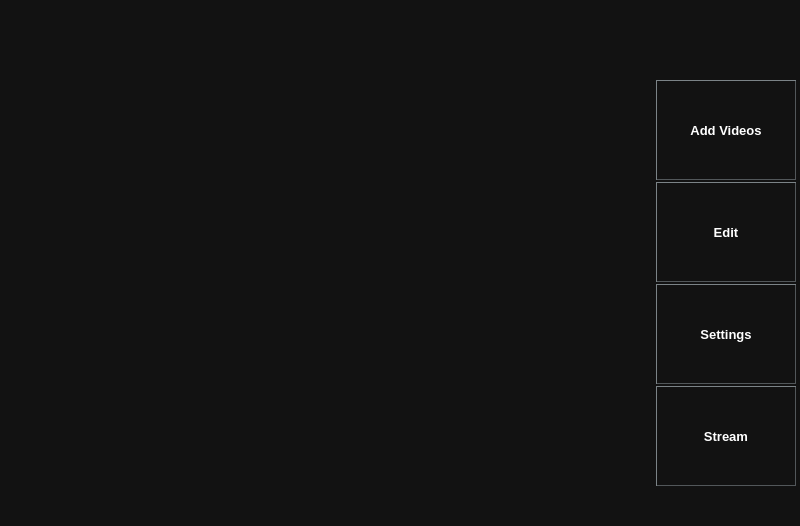
  <widget class="QWidget" name="centralwidget">
   <property name="minimumSize">
    <size>
     <width>800</width>
     <height>0</height>
    </size>
   </property>
   <property name="autoFillBackground">
    <bool>false</bool>
   </property>
   <property name="styleSheet">
    <string notr="true">QWidget {
	background-color:rgb(18, 18, 18);
	border-color: white;
}</string>
   </property>
   <layout class="QHBoxLayout" name="horizontalLayout">
    <property name="spacing">
     <number>4</number>
    </property>
    <property name="leftMargin">
     <number>4</number>
    </property>
    <property name="topMargin">
     <number>0</number>
    </property>
    <property name="rightMargin">
     <number>4</number>
    </property>
    <property name="bottomMargin">
     <number>0</number>
    </property>
    <item>
     <layout class="QVBoxLayout" name="verticalLayout">
      <item>
       <spacer name="horizontalSpacer">
        <property name="orientation">
         <enum>Qt::Horizontal</enum>
        </property>
        <property name="sizeType">
         <enum>QSizePolicy::Expanding</enum>
        </property>
        <property name="sizeHint" stdset="0">
         <size>
          <width>40</width>
          <height>20</height>
         </size>
        </property>
       </spacer>
      </item>
     </layout>
    </item>
    <item>
     <layout class="QVBoxLayout" name="verticalLayout_2">
      <property name="spacing">
       <number>0</number>
      </property>
      <property name="sizeConstraint">
       <enum>QLayout::SetNoConstraint</enum>
      </property>
      <property name="leftMargin">
       <number>0</number>
      </property>
      <property name="topMargin">
       <number>0</number>
      </property>
      <property name="rightMargin">
       <number>0</number>
      </property>
      <property name="bottomMargin">
       <number>0</number>
      </property>
      <item>
       <widget class="QLabel" name="label">
        <property name="minimumSize">
         <size>
          <width>120</width>
          <height>80</height>
         </size>
        </property>
        <property name="font">
         <font>
          <weight>50</weight>
          <bold>false</bold>
         </font>
        </property>
        <property name="text">
         <string>&lt;html&gt;&lt;head/&gt;&lt;body&gt;&lt;p&gt;&lt;br/&gt;&lt;/p&gt;&lt;/body&gt;&lt;/html&gt;</string>
        </property>
       </widget>
      </item>
      <item>
       <widget class="QPushButton" name="pushButton_4">
        <property name="minimumSize">
         <size>
          <width>140</width>
          <height>100</height>
         </size>
        </property>
        <property name="palette">
         <palette>
          <active>
           <colorrole role="WindowText">
            <brush brushstyle="SolidPattern">
             <color alpha="255">
              <red>255</red>
              <green>255</green>
              <blue>255</blue>
             </color>
            </brush>
           </colorrole>
           <colorrole role="Button">
            <brush brushstyle="SolidPattern">
             <color alpha="255">
              <red>18</red>
              <green>18</green>
              <blue>18</blue>
             </color>
            </brush>
           </colorrole>
           <colorrole role="Text">
            <brush brushstyle="SolidPattern">
             <color alpha="255">
              <red>255</red>
              <green>255</green>
              <blue>255</blue>
             </color>
            </brush>
           </colorrole>
           <colorrole role="ButtonText">
            <brush brushstyle="SolidPattern">
             <color alpha="255">
              <red>255</red>
              <green>255</green>
              <blue>255</blue>
             </color>
            </brush>
           </colorrole>
           <colorrole role="Base">
            <brush brushstyle="SolidPattern">
             <color alpha="255">
              <red>18</red>
              <green>18</green>
              <blue>18</blue>
             </color>
            </brush>
           </colorrole>
           <colorrole role="Window">
            <brush brushstyle="SolidPattern">
             <color alpha="255">
              <red>18</red>
              <green>18</green>
              <blue>18</blue>
             </color>
            </brush>
           </colorrole>
           <colorrole role="PlaceholderText">
            <brush brushstyle="NoBrush">
             <color alpha="128">
              <red>255</red>
              <green>255</green>
              <blue>255</blue>
             </color>
            </brush>
           </colorrole>
          </active>
          <inactive>
           <colorrole role="WindowText">
            <brush brushstyle="SolidPattern">
             <color alpha="255">
              <red>255</red>
              <green>255</green>
              <blue>255</blue>
             </color>
            </brush>
           </colorrole>
           <colorrole role="Button">
            <brush brushstyle="SolidPattern">
             <color alpha="255">
              <red>18</red>
              <green>18</green>
              <blue>18</blue>
             </color>
            </brush>
           </colorrole>
           <colorrole role="Text">
            <brush brushstyle="SolidPattern">
             <color alpha="255">
              <red>255</red>
              <green>255</green>
              <blue>255</blue>
             </color>
            </brush>
           </colorrole>
           <colorrole role="ButtonText">
            <brush brushstyle="SolidPattern">
             <color alpha="255">
              <red>255</red>
              <green>255</green>
              <blue>255</blue>
             </color>
            </brush>
           </colorrole>
           <colorrole role="Base">
            <brush brushstyle="SolidPattern">
             <color alpha="255">
              <red>18</red>
              <green>18</green>
              <blue>18</blue>
             </color>
            </brush>
           </colorrole>
           <colorrole role="Window">
            <brush brushstyle="SolidPattern">
             <color alpha="255">
              <red>18</red>
              <green>18</green>
              <blue>18</blue>
             </color>
            </brush>
           </colorrole>
           <colorrole role="PlaceholderText">
            <brush brushstyle="NoBrush">
             <color alpha="128">
              <red>255</red>
              <green>255</green>
              <blue>255</blue>
             </color>
            </brush>
           </colorrole>
          </inactive>
          <disabled>
           <colorrole role="WindowText">
            <brush brushstyle="SolidPattern">
             <color alpha="255">
              <red>255</red>
              <green>255</green>
              <blue>255</blue>
             </color>
            </brush>
           </colorrole>
           <colorrole role="Button">
            <brush brushstyle="SolidPattern">
             <color alpha="255">
              <red>18</red>
              <green>18</green>
              <blue>18</blue>
             </color>
            </brush>
           </colorrole>
           <colorrole role="Text">
            <brush brushstyle="SolidPattern">
             <color alpha="255">
              <red>255</red>
              <green>255</green>
              <blue>255</blue>
             </color>
            </brush>
           </colorrole>
           <colorrole role="ButtonText">
            <brush brushstyle="SolidPattern">
             <color alpha="255">
              <red>255</red>
              <green>255</green>
              <blue>255</blue>
             </color>
            </brush>
           </colorrole>
           <colorrole role="Base">
            <brush brushstyle="SolidPattern">
             <color alpha="255">
              <red>18</red>
              <green>18</green>
              <blue>18</blue>
             </color>
            </brush>
           </colorrole>
           <colorrole role="Window">
            <brush brushstyle="SolidPattern">
             <color alpha="255">
              <red>18</red>
              <green>18</green>
              <blue>18</blue>
             </color>
            </brush>
           </colorrole>
           <colorrole role="PlaceholderText">
            <brush brushstyle="NoBrush">
             <color alpha="128">
              <red>255</red>
              <green>255</green>
              <blue>255</blue>
             </color>
            </brush>
           </colorrole>
          </disabled>
         </palette>
        </property>
        <property name="font">
         <font>
          <family>Arial</family>
          <pointsize>10</pointsize>
          <weight>75</weight>
          <bold>true</bold>
         </font>
        </property>
        <property name="cursor">
         <cursorShape>PointingHandCursor</cursorShape>
        </property>
        <property name="styleSheet">
         <string notr="true">QPushButton{
	background-color:rgb(18, 18, 18);
	color: white;
	border-style: outset;
	border-width: 0.5px;
    border-color: rgb(82, 87, 90);
}</string>
        </property>
        <property name="locale">
         <locale language="English" country="UnitedKingdom"/>
        </property>
        <property name="text">
         <string>Add Videos</string>
        </property>
        <property name="icon">
         <iconset resource="material_design.qrc">
          <normaloff>:/new/prefix1/resources/add_circle_outline-white-24dp.svg</normaloff>:/new/prefix1/resources/add_circle_outline-white-24dp.svg</iconset>
        </property>
       </widget>
      </item>
      <item>
       <spacer name="verticalSpacer_3">
        <property name="orientation">
         <enum>Qt::Vertical</enum>
        </property>
        <property name="sizeType">
         <enum>QSizePolicy::Fixed</enum>
        </property>
        <property name="sizeHint" stdset="0">
         <size>
          <width>20</width>
          <height>2</height>
         </size>
        </property>
       </spacer>
      </item>
      <item>
       <widget class="QPushButton" name="pushButton_2">
        <property name="sizePolicy">
         <sizepolicy hsizetype="Maximum" vsizetype="Fixed">
          <horstretch>0</horstretch>
          <verstretch>0</verstretch>
         </sizepolicy>
        </property>
        <property name="minimumSize">
         <size>
          <width>140</width>
          <height>100</height>
         </size>
        </property>
        <property name="palette">
         <palette>
          <active>
           <colorrole role="WindowText">
            <brush brushstyle="SolidPattern">
             <color alpha="255">
              <red>255</red>
              <green>255</green>
              <blue>255</blue>
             </color>
            </brush>
           </colorrole>
           <colorrole role="Button">
            <brush brushstyle="SolidPattern">
             <color alpha="255">
              <red>18</red>
              <green>18</green>
              <blue>18</blue>
             </color>
            </brush>
           </colorrole>
           <colorrole role="Text">
            <brush brushstyle="SolidPattern">
             <color alpha="255">
              <red>255</red>
              <green>255</green>
              <blue>255</blue>
             </color>
            </brush>
           </colorrole>
           <colorrole role="ButtonText">
            <brush brushstyle="SolidPattern">
             <color alpha="255">
              <red>255</red>
              <green>255</green>
              <blue>255</blue>
             </color>
            </brush>
           </colorrole>
           <colorrole role="Base">
            <brush brushstyle="SolidPattern">
             <color alpha="255">
              <red>18</red>
              <green>18</green>
              <blue>18</blue>
             </color>
            </brush>
           </colorrole>
           <colorrole role="Window">
            <brush brushstyle="SolidPattern">
             <color alpha="255">
              <red>18</red>
              <green>18</green>
              <blue>18</blue>
             </color>
            </brush>
           </colorrole>
           <colorrole role="PlaceholderText">
            <brush brushstyle="NoBrush">
             <color alpha="128">
              <red>255</red>
              <green>255</green>
              <blue>255</blue>
             </color>
            </brush>
           </colorrole>
          </active>
          <inactive>
           <colorrole role="WindowText">
            <brush brushstyle="SolidPattern">
             <color alpha="255">
              <red>255</red>
              <green>255</green>
              <blue>255</blue>
             </color>
            </brush>
           </colorrole>
           <colorrole role="Button">
            <brush brushstyle="SolidPattern">
             <color alpha="255">
              <red>18</red>
              <green>18</green>
              <blue>18</blue>
             </color>
            </brush>
           </colorrole>
           <colorrole role="Text">
            <brush brushstyle="SolidPattern">
             <color alpha="255">
              <red>255</red>
              <green>255</green>
              <blue>255</blue>
             </color>
            </brush>
           </colorrole>
           <colorrole role="ButtonText">
            <brush brushstyle="SolidPattern">
             <color alpha="255">
              <red>255</red>
              <green>255</green>
              <blue>255</blue>
             </color>
            </brush>
           </colorrole>
           <colorrole role="Base">
            <brush brushstyle="SolidPattern">
             <color alpha="255">
              <red>18</red>
              <green>18</green>
              <blue>18</blue>
             </color>
            </brush>
           </colorrole>
           <colorrole role="Window">
            <brush brushstyle="SolidPattern">
             <color alpha="255">
              <red>18</red>
              <green>18</green>
              <blue>18</blue>
             </color>
            </brush>
           </colorrole>
           <colorrole role="PlaceholderText">
            <brush brushstyle="NoBrush">
             <color alpha="128">
              <red>255</red>
              <green>255</green>
              <blue>255</blue>
             </color>
            </brush>
           </colorrole>
          </inactive>
          <disabled>
           <colorrole role="WindowText">
            <brush brushstyle="SolidPattern">
             <color alpha="255">
              <red>255</red>
              <green>255</green>
              <blue>255</blue>
             </color>
            </brush>
           </colorrole>
           <colorrole role="Button">
            <brush brushstyle="SolidPattern">
             <color alpha="255">
              <red>18</red>
              <green>18</green>
              <blue>18</blue>
             </color>
            </brush>
           </colorrole>
           <colorrole role="Text">
            <brush brushstyle="SolidPattern">
             <color alpha="255">
              <red>255</red>
              <green>255</green>
              <blue>255</blue>
             </color>
            </brush>
           </colorrole>
           <colorrole role="ButtonText">
            <brush brushstyle="SolidPattern">
             <color alpha="255">
              <red>255</red>
              <green>255</green>
              <blue>255</blue>
             </color>
            </brush>
           </colorrole>
           <colorrole role="Base">
            <brush brushstyle="SolidPattern">
             <color alpha="255">
              <red>18</red>
              <green>18</green>
              <blue>18</blue>
             </color>
            </brush>
           </colorrole>
           <colorrole role="Window">
            <brush brushstyle="SolidPattern">
             <color alpha="255">
              <red>18</red>
              <green>18</green>
              <blue>18</blue>
             </color>
            </brush>
           </colorrole>
           <colorrole role="PlaceholderText">
            <brush brushstyle="NoBrush">
             <color alpha="128">
              <red>255</red>
              <green>255</green>
              <blue>255</blue>
             </color>
            </brush>
           </colorrole>
          </disabled>
         </palette>
        </property>
        <property name="font">
         <font>
          <family>Arial</family>
          <pointsize>10</pointsize>
          <weight>75</weight>
          <bold>true</bold>
         </font>
        </property>
        <property name="cursor">
         <cursorShape>PointingHandCursor</cursorShape>
        </property>
        <property name="styleSheet">
         <string notr="true">QPushButton{
	background-color:rgb(18, 18, 18);
	color: white;
	border-style: outset;
	border-width: 0.5px;
    border-color: rgb(82, 87, 90);
}</string>
        </property>
        <property name="locale">
         <locale language="English" country="UnitedKingdom"/>
        </property>
        <property name="text">
         <string>Edit</string>
        </property>
        <property name="icon">
         <iconset resource="material_design.qrc">
          <normaloff>:/new/prefix1/resources/edit-white-24dp.svg</normaloff>:/new/prefix1/resources/edit-white-24dp.svg</iconset>
        </property>
       </widget>
      </item>
      <item>
       <spacer name="verticalSpacer_2">
        <property name="orientation">
         <enum>Qt::Vertical</enum>
        </property>
        <property name="sizeType">
         <enum>QSizePolicy::Fixed</enum>
        </property>
        <property name="sizeHint" stdset="0">
         <size>
          <width>20</width>
          <height>2</height>
         </size>
        </property>
       </spacer>
      </item>
      <item>
       <widget class="QPushButton" name="pushButton_5">
        <property name="sizePolicy">
         <sizepolicy hsizetype="Fixed" vsizetype="Fixed">
          <horstretch>0</horstretch>
          <verstretch>0</verstretch>
         </sizepolicy>
        </property>
        <property name="minimumSize">
         <size>
          <width>140</width>
          <height>100</height>
         </size>
        </property>
        <property name="maximumSize">
         <size>
          <width>16777215</width>
          <height>100</height>
         </size>
        </property>
        <property name="palette">
         <palette>
          <active>
           <colorrole role="WindowText">
            <brush brushstyle="SolidPattern">
             <color alpha="255">
              <red>255</red>
              <green>255</green>
              <blue>255</blue>
             </color>
            </brush>
           </colorrole>
           <colorrole role="Button">
            <brush brushstyle="SolidPattern">
             <color alpha="255">
              <red>18</red>
              <green>18</green>
              <blue>18</blue>
             </color>
            </brush>
           </colorrole>
           <colorrole role="Text">
            <brush brushstyle="SolidPattern">
             <color alpha="255">
              <red>255</red>
              <green>255</green>
              <blue>255</blue>
             </color>
            </brush>
           </colorrole>
           <colorrole role="ButtonText">
            <brush brushstyle="SolidPattern">
             <color alpha="255">
              <red>255</red>
              <green>255</green>
              <blue>255</blue>
             </color>
            </brush>
           </colorrole>
           <colorrole role="Base">
            <brush brushstyle="SolidPattern">
             <color alpha="255">
              <red>18</red>
              <green>18</green>
              <blue>18</blue>
             </color>
            </brush>
           </colorrole>
           <colorrole role="Window">
            <brush brushstyle="SolidPattern">
             <color alpha="255">
              <red>18</red>
              <green>18</green>
              <blue>18</blue>
             </color>
            </brush>
           </colorrole>
           <colorrole role="PlaceholderText">
            <brush brushstyle="NoBrush">
             <color alpha="128">
              <red>255</red>
              <green>255</green>
              <blue>255</blue>
             </color>
            </brush>
           </colorrole>
          </active>
          <inactive>
           <colorrole role="WindowText">
            <brush brushstyle="SolidPattern">
             <color alpha="255">
              <red>255</red>
              <green>255</green>
              <blue>255</blue>
             </color>
            </brush>
           </colorrole>
           <colorrole role="Button">
            <brush brushstyle="SolidPattern">
             <color alpha="255">
              <red>18</red>
              <green>18</green>
              <blue>18</blue>
             </color>
            </brush>
           </colorrole>
           <colorrole role="Text">
            <brush brushstyle="SolidPattern">
             <color alpha="255">
              <red>255</red>
              <green>255</green>
              <blue>255</blue>
             </color>
            </brush>
           </colorrole>
           <colorrole role="ButtonText">
            <brush brushstyle="SolidPattern">
             <color alpha="255">
              <red>255</red>
              <green>255</green>
              <blue>255</blue>
             </color>
            </brush>
           </colorrole>
           <colorrole role="Base">
            <brush brushstyle="SolidPattern">
             <color alpha="255">
              <red>18</red>
              <green>18</green>
              <blue>18</blue>
             </color>
            </brush>
           </colorrole>
           <colorrole role="Window">
            <brush brushstyle="SolidPattern">
             <color alpha="255">
              <red>18</red>
              <green>18</green>
              <blue>18</blue>
             </color>
            </brush>
           </colorrole>
           <colorrole role="PlaceholderText">
            <brush brushstyle="NoBrush">
             <color alpha="128">
              <red>255</red>
              <green>255</green>
              <blue>255</blue>
             </color>
            </brush>
           </colorrole>
          </inactive>
          <disabled>
           <colorrole role="WindowText">
            <brush brushstyle="SolidPattern">
             <color alpha="255">
              <red>255</red>
              <green>255</green>
              <blue>255</blue>
             </color>
            </brush>
           </colorrole>
           <colorrole role="Button">
            <brush brushstyle="SolidPattern">
             <color alpha="255">
              <red>18</red>
              <green>18</green>
              <blue>18</blue>
             </color>
            </brush>
           </colorrole>
           <colorrole role="Text">
            <brush brushstyle="SolidPattern">
             <color alpha="255">
              <red>255</red>
              <green>255</green>
              <blue>255</blue>
             </color>
            </brush>
           </colorrole>
           <colorrole role="ButtonText">
            <brush brushstyle="SolidPattern">
             <color alpha="255">
              <red>255</red>
              <green>255</green>
              <blue>255</blue>
             </color>
            </brush>
           </colorrole>
           <colorrole role="Base">
            <brush brushstyle="SolidPattern">
             <color alpha="255">
              <red>18</red>
              <green>18</green>
              <blue>18</blue>
             </color>
            </brush>
           </colorrole>
           <colorrole role="Window">
            <brush brushstyle="SolidPattern">
             <color alpha="255">
              <red>18</red>
              <green>18</green>
              <blue>18</blue>
             </color>
            </brush>
           </colorrole>
           <colorrole role="PlaceholderText">
            <brush brushstyle="NoBrush">
             <color alpha="128">
              <red>255</red>
              <green>255</green>
              <blue>255</blue>
             </color>
            </brush>
           </colorrole>
          </disabled>
         </palette>
        </property>
        <property name="font">
         <font>
          <family>Arial</family>
          <pointsize>10</pointsize>
          <weight>75</weight>
          <bold>true</bold>
         </font>
        </property>
        <property name="cursor">
         <cursorShape>PointingHandCursor</cursorShape>
        </property>
        <property name="styleSheet">
         <string notr="true">QPushButton{
	background-color:rgb(18, 18, 18);
	color: white;
	border-style: outset;
	border-width: 0.5px;
    border-color: rgb(82, 87, 90);
}</string>
        </property>
        <property name="locale">
         <locale language="English" country="UnitedKingdom"/>
        </property>
        <property name="text">
         <string>Settings</string>
        </property>
        <property name="icon">
         <iconset resource="material_design.qrc">
          <normaloff>:/new/prefix1/resources/settings-white-24dp.svg</normaloff>:/new/prefix1/resources/settings-white-24dp.svg</iconset>
        </property>
       </widget>
      </item>
      <item>
       <spacer name="verticalSpacer_4">
        <property name="orientation">
         <enum>Qt::Vertical</enum>
        </property>
        <property name="sizeType">
         <enum>QSizePolicy::Fixed</enum>
        </property>
        <property name="sizeHint" stdset="0">
         <size>
          <width>20</width>
          <height>2</height>
         </size>
        </property>
       </spacer>
      </item>
      <item>
       <widget class="QPushButton" name="pushButton_3">
        <property name="sizePolicy">
         <sizepolicy hsizetype="Fixed" vsizetype="Fixed">
          <horstretch>0</horstretch>
          <verstretch>0</verstretch>
         </sizepolicy>
        </property>
        <property name="minimumSize">
         <size>
          <width>140</width>
          <height>100</height>
         </size>
        </property>
        <property name="palette">
         <palette>
          <active>
           <colorrole role="WindowText">
            <brush brushstyle="SolidPattern">
             <color alpha="255">
              <red>255</red>
              <green>255</green>
              <blue>255</blue>
             </color>
            </brush>
           </colorrole>
           <colorrole role="Button">
            <brush brushstyle="SolidPattern">
             <color alpha="255">
              <red>18</red>
              <green>18</green>
              <blue>18</blue>
             </color>
            </brush>
           </colorrole>
           <colorrole role="Text">
            <brush brushstyle="SolidPattern">
             <color alpha="255">
              <red>255</red>
              <green>255</green>
              <blue>255</blue>
             </color>
            </brush>
           </colorrole>
           <colorrole role="ButtonText">
            <brush brushstyle="SolidPattern">
             <color alpha="255">
              <red>255</red>
              <green>255</green>
              <blue>255</blue>
             </color>
            </brush>
           </colorrole>
           <colorrole role="Base">
            <brush brushstyle="SolidPattern">
             <color alpha="255">
              <red>18</red>
              <green>18</green>
              <blue>18</blue>
             </color>
            </brush>
           </colorrole>
           <colorrole role="Window">
            <brush brushstyle="SolidPattern">
             <color alpha="255">
              <red>18</red>
              <green>18</green>
              <blue>18</blue>
             </color>
            </brush>
           </colorrole>
           <colorrole role="PlaceholderText">
            <brush brushstyle="NoBrush">
             <color alpha="128">
              <red>255</red>
              <green>255</green>
              <blue>255</blue>
             </color>
            </brush>
           </colorrole>
          </active>
          <inactive>
           <colorrole role="WindowText">
            <brush brushstyle="SolidPattern">
             <color alpha="255">
              <red>255</red>
              <green>255</green>
              <blue>255</blue>
             </color>
            </brush>
           </colorrole>
           <colorrole role="Button">
            <brush brushstyle="SolidPattern">
             <color alpha="255">
              <red>18</red>
              <green>18</green>
              <blue>18</blue>
             </color>
            </brush>
           </colorrole>
           <colorrole role="Text">
            <brush brushstyle="SolidPattern">
             <color alpha="255">
              <red>255</red>
              <green>255</green>
              <blue>255</blue>
             </color>
            </brush>
           </colorrole>
           <colorrole role="ButtonText">
            <brush brushstyle="SolidPattern">
             <color alpha="255">
              <red>255</red>
              <green>255</green>
              <blue>255</blue>
             </color>
            </brush>
           </colorrole>
           <colorrole role="Base">
            <brush brushstyle="SolidPattern">
             <color alpha="255">
              <red>18</red>
              <green>18</green>
              <blue>18</blue>
             </color>
            </brush>
           </colorrole>
           <colorrole role="Window">
            <brush brushstyle="SolidPattern">
             <color alpha="255">
              <red>18</red>
              <green>18</green>
              <blue>18</blue>
             </color>
            </brush>
           </colorrole>
           <colorrole role="PlaceholderText">
            <brush brushstyle="NoBrush">
             <color alpha="128">
              <red>255</red>
              <green>255</green>
              <blue>255</blue>
             </color>
            </brush>
           </colorrole>
          </inactive>
          <disabled>
           <colorrole role="WindowText">
            <brush brushstyle="SolidPattern">
             <color alpha="255">
              <red>255</red>
              <green>255</green>
              <blue>255</blue>
             </color>
            </brush>
           </colorrole>
           <colorrole role="Button">
            <brush brushstyle="SolidPattern">
             <color alpha="255">
              <red>18</red>
              <green>18</green>
              <blue>18</blue>
             </color>
            </brush>
           </colorrole>
           <colorrole role="Text">
            <brush brushstyle="SolidPattern">
             <color alpha="255">
              <red>255</red>
              <green>255</green>
              <blue>255</blue>
             </color>
            </brush>
           </colorrole>
           <colorrole role="ButtonText">
            <brush brushstyle="SolidPattern">
             <color alpha="255">
              <red>255</red>
              <green>255</green>
              <blue>255</blue>
             </color>
            </brush>
           </colorrole>
           <colorrole role="Base">
            <brush brushstyle="SolidPattern">
             <color alpha="255">
              <red>18</red>
              <green>18</green>
              <blue>18</blue>
             </color>
            </brush>
           </colorrole>
           <colorrole role="Window">
            <brush brushstyle="SolidPattern">
             <color alpha="255">
              <red>18</red>
              <green>18</green>
              <blue>18</blue>
             </color>
            </brush>
           </colorrole>
           <colorrole role="PlaceholderText">
            <brush brushstyle="NoBrush">
             <color alpha="128">
              <red>255</red>
              <green>255</green>
              <blue>255</blue>
             </color>
            </brush>
           </colorrole>
          </disabled>
         </palette>
        </property>
        <property name="font">
         <font>
          <family>Arial</family>
          <pointsize>10</pointsize>
          <weight>75</weight>
          <italic>false</italic>
          <bold>true</bold>
          <underline>false</underline>
          <strikeout>false</strikeout>
         </font>
        </property>
        <property name="cursor">
         <cursorShape>PointingHandCursor</cursorShape>
        </property>
        <property name="styleSheet">
         <string notr="true">QPushButton{
	background-color:rgb(18, 18, 18);
	color: white;
	border-style: outset;
	border-width: 0.5px;
    border-color: rgb(82, 87, 90);
}</string>
        </property>
        <property name="locale">
         <locale language="English" country="UnitedKingdom"/>
        </property>
        <property name="text">
         <string>Stream</string>
        </property>
        <property name="icon">
         <iconset resource="material_design.qrc">
          <normaloff>:/new/prefix1/resources/live_tv-white-24dp.svg</normaloff>:/new/prefix1/resources/live_tv-white-24dp.svg</iconset>
        </property>
       </widget>
      </item>
      <item>
       <spacer name="verticalSpacer">
        <property name="orientation">
         <enum>Qt::Vertical</enum>
        </property>
        <property name="sizeHint" stdset="0">
         <size>
          <width>20</width>
          <height>40</height>
         </size>
        </property>
       </spacer>
      </item>
     </layout>
    </item>
   </layout>
  </widget>
